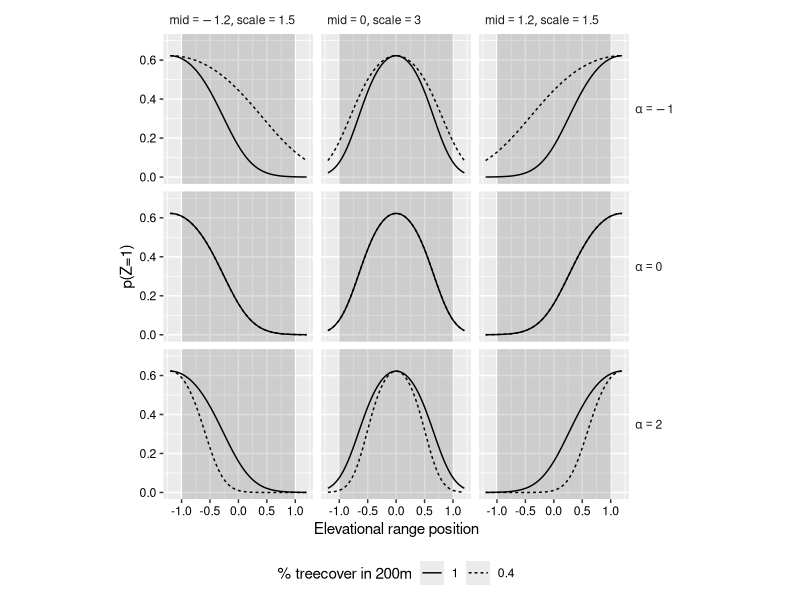
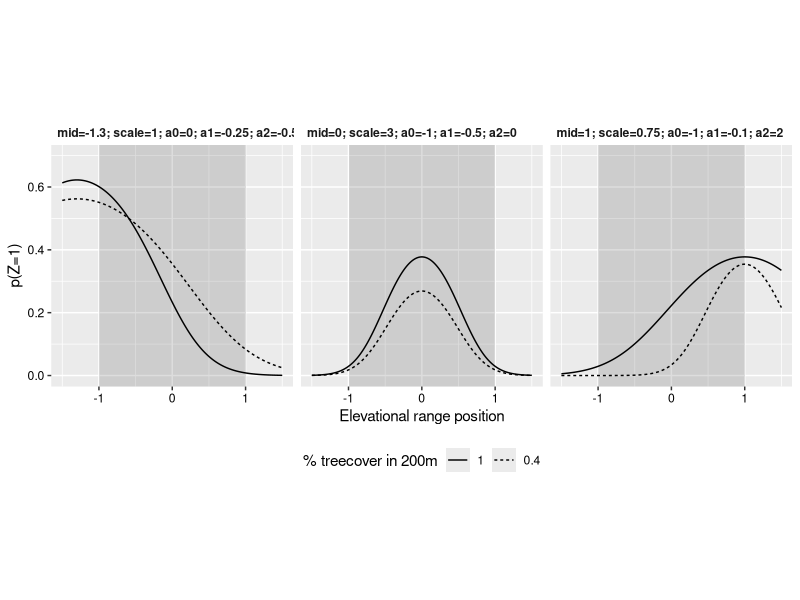
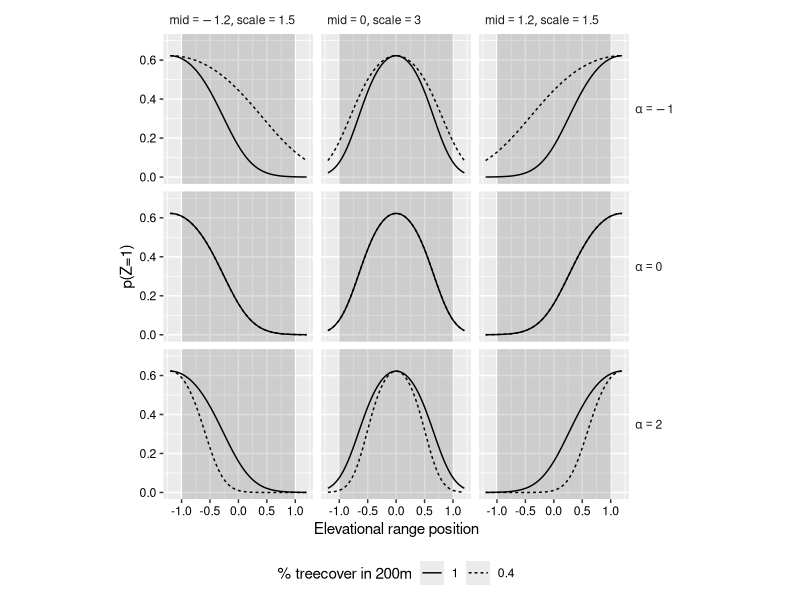
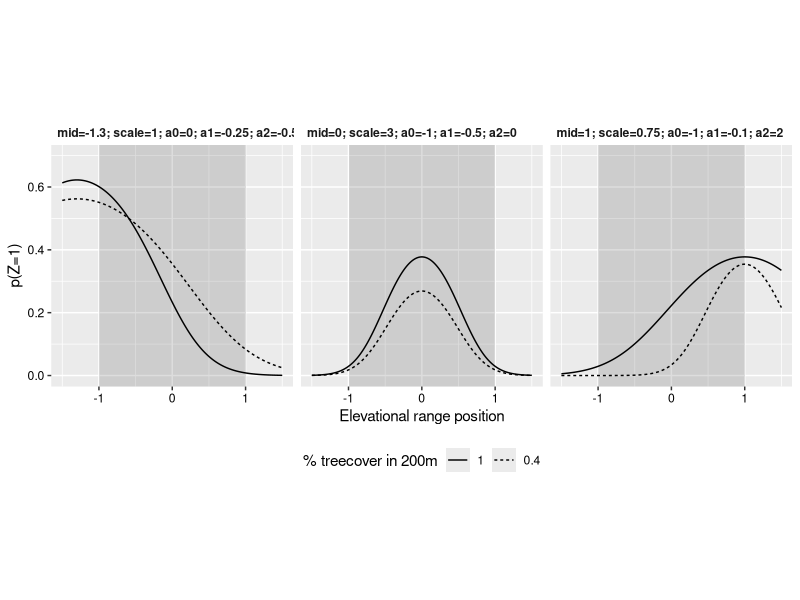

Recreate these plots in R, in order.
library(dplyr); library(ggplot2)

f <- function(x, mid, scale, b1, b11, b0, h) {
    (scale + b11*h) * -(x-mid)^2 + .5 + b1*h + b0
}

df <- expand.grid(x = seq(-1.2, 1.2, len=200), 
            scale = .5, 
            mid = c(-1.2, 0, 1.2), 
            b1 = 0, 
            b11 = c(-1, 0, 2), 
            h_sc=c(0,1)) %>%
    as_tibble() %>%
    mutate(scale = ifelse(mid == 0, 3, 1.5),
           h = ifelse(h_sc==0, 1, .4),
           p = boot::inv.logit(f(x, mid, scale, b1, b11, 0, h_sc)), 
           mid_lab = paste0("list(mid == ", mid, ", scale ==", scale, ")"), 
           b11_lab = paste0("alpha == ", b11), 
           size = ifelse(h==1, 1, 1.01), 
           x_nudge = ifelse(h==1, x, x+.05))

p1 <- ggplot(df, aes(x, p, lty=factor(h, levels=c(1, .4)))) +
    annotate(geom="rect", xmin=-1, xmax=1, ymin=-Inf, ymax=Inf, alpha=.2) +
    geom_line(size = .5) + facet_grid(b11_lab ~ mid_lab, labeller = label_parsed) +
    theme(strip.text = element_text(face="bold", hjust=0), strip.background = element_blank()) +
    scale_size_continuous(limits = c(1, 1.5)) +
    theme(strip.text = element_text(face="bold", hjust=0), strip.text.y = element_text(angle=0),
          strip.background = element_blank(), 
          axis.text = element_text(colour="black"), legend.position = "bottom", 
          aspect.ratio=1) +
    ylim(0, .7) +
    labs(y = "p(Z=1)", x="Elevational range position", 
         lty="% treecover in 200m") #+ guides(fill=FALSE)

p1
pg <- ggplotGrob(p1)
for(i in which(grepl("strip-r", pg$layout$name))){
    pg$grobs[[i]]$layout$clip <- "off"
}

grid::grid.draw(pg)
ggsave("figures/example_panel.png")


df_3eg <- tibble(x = rep(seq(-1.5, 1.5, len=200), 3), 
       scale = rep(c(.75, 3, 1), each=200), 
       mid = rep(c(1, 0, -1.3), each=200), 
       b1 = rep(c(-.1, -.5, -.25), each=200),  
       b11 = rep(c(2, 0, -.5), each=200), 
       b0 = rep(c(-1, -1, 0), each=200)) %>%
    bind_rows(., .) %>%
    mutate(h_sc = rep(c(0, 1), each = 600), 
           h = ifelse(h_sc == 0, 1, .4),
           p = boot::inv.logit(f(x, mid, scale, b1, b11, b0, h=h_sc)), 
           id = paste0("mid=", mid,"; scale=",scale, "; a0=", b0,"; a1=", b1, "; a2=", b11))

ggplot(df_3eg, aes(x, p, lty=factor(h, levels=c(1, 0.4)))) +
    annotate(geom="rect", xmin=-1, xmax=1, ymin=-Inf, ymax=Inf, alpha=.2) +
    geom_line(size = .5) + 
    facet_wrap(~id) +
    theme(strip.text = element_text(face="bold", hjust=0), strip.background = element_blank()) +
    scale_size_continuous(limits = c(1, 1.5)) +
    theme(strip.text = element_text(face="bold", hjust=0), strip.text.y = element_text(angle=0),
          strip.background = element_blank(), 
          axis.text = element_text(colour="black"), legend.position = "bottom", 
          aspect.ratio=1) +
    ylim(0, .7) +
    labs(y = "p(Z=1)", x="Elevational range position", 
         lty="% treecover in 200m") 

ggsave("figures/3examples.png")
